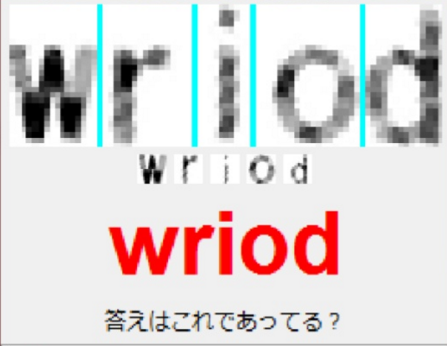
#> input picture image1.png, 447 x 346 px
$ python -i gravity.py   (imports and definitions only)
#> lines starting #> are read from the running program, lines starting #| are printed output that depends on the picture
#> further down, picture is the input picture: PIL image 447x346 RGB; mean R, G, B 219.6, 214.6, 214.6
#!/usr/bin/env python
# -*- coding: utf-8 -*-

import math;
from PIL import Image, ImageFilter, ImageDraw;

def filter(i):
	if i >= 255:
		return 255;
	else:
		return 0;

class Gravity(object):
	def __init__(self, image):
		self.image = image \
					.filter(ImageFilter.MaxFilter) \
					.filter(ImageFilter.MinFilter) \
					.convert("L")\
					.convert("RGBA") \
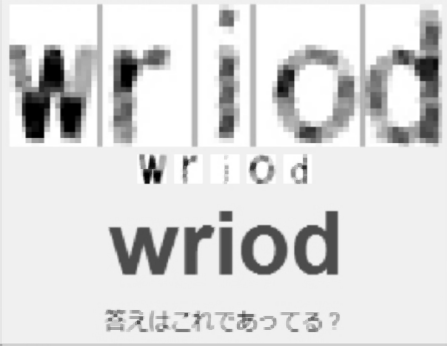
#> self.image: PIL image 447x346 RGBA; mean R, G, B, A 217.4, 217.4, 217.4, 255
					;
		self.width, self.height = self.image.size;
#> self.width = 447; self.height = 346
		self.debugImage = None;
		self.supportVector = None;
		self.stoneDistance = self.width/2.0;
#> self.stoneDistance = 223.5
	def analyze(self):
		self.supportLine = self.calcLine();
		self.supportLine.sort();
		rot = 0.0;
		startPt = self.supportLine[0];
		for pt in self.supportLine[1:]:
			deltaY = pt[1]-startPt[1];
			deltaX = pt[0]-startPt[0];
			rot += math.atan2(deltaY, deltaX);
		rot /= len(self.supportLine)-1;
		self.image = self.image.rotate(math.degrees(rot), Image.BICUBIC)
		self.image = Image.composite(self.image, Image.new("RGBA", self.image.size, (255,255,255,255)), self.image)
		#ポイントもそれにつれて回転
		center = [self.width/2.0, self.height/2.0];
		for i in xrange(0,len(self.supportLine)):
			self.supportLine[i] = [int(val) for val in self.rotatePoint(center, self.supportLine[i], -rot)];

		#中央線を表示
		self.debugImage = self.image.copy();
		draw = ImageDraw.Draw(self.debugImage);
		draw.line([tuple(pt[:2]) for pt in self.supportLine], fill="#ff0000", width=3);
		del draw;
	def rotatePoint(self, centerPt, pt, rotate):
		sin_ = math.sin(rotate);
		cos_ = math.cos(rotate);
		return [
			int(cos_*(pt[0]-centerPt[0]) - sin_*(pt[1]-centerPt[1]) + centerPt[0]),
			int(sin_*(pt[0]-centerPt[0]) + cos_*(pt[1]-centerPt[1]) + centerPt[1])
		];
	POWER = math.exp(8);
	def calcForce(self, pt, other, isSigmoid=False):
		deltaX = other[0]-pt[0];
		deltaY = other[1]-pt[1];
		distance = (deltaX**2+deltaY**2)+100;
		distanceSqrt = math.sqrt(distance);
		if isSigmoid:
			force = -1.0/(0.1+math.pow(Gravity.POWER,distanceSqrt-self.stoneDistance))
		else:
			force = 1.0/distanceSqrt;
		return (force * deltaX / distanceSqrt, force * deltaY / distanceSqrt)
	def updatePoints(self, pt, stones, others):
		fx = fy = 0.0;
		gx = gy = 0.0;
		for other in others:
			if other == pt:
				continue
			x, y = self.calcForce(pt, other, True);
			gx += x;
			gy += y;

		for stone in stones:
			x, y = self.calcForce(pt, stone, False);
			fx += x;
			fy += y;

		pt[0] += fx + gx;
		pt[1] += fy + gy;
		return fx ** 2 + fy ** 2;
	def gravityCycle(self, pts, stones):
		fsum = 0;
		for pt in pts:
			fsum += self.updatePoints(pt, stones, pts);
		return fsum / len(pts);
	def getStones(self, image):
		stones = [];
		w,h = image.size;
#> w = 447; h = 346
		for y in range(0, h):
			for x in range(0, w):
				r,g,b,_ = image.getpixel((x,y))
				weight = (255*3-(r+g+b)) / (3.0 * 255);
				if weight > 0.1:
					stones.append((x,y));
#> after the loop, stones = 39817 items
		return stones;
	def calcLine(self):
		stones = self.getStones(self.image);
#> stones = 39817 items
		min_ = (self.width**2+self.height**2) / (10.0**5);
#> min_ = 3.2
		pts = [
				[0, self.height/2],
				[self.width, self.height/2],
		];
#> pts = [[0, 173], [447, 173]]
		lastForce = 0.0;
		for i in xrange(0, 100):
			force = self.gravityCycle(pts, stones);
			delta = abs(force-lastForce);
			lastForce = force;
			if delta < min_ and i > 30:
				break;
		return pts;
	def getSupportLine(self):
		return self.supportLine;
	def getImage(self):
		return self.image;
	def getDebugImage(self):
		return self.debugImage;

>>> from PIL import Image
>>> picture = Image.open('../../image1.png')
#> (the run stopped early here; a loop or call above may not have finished)
